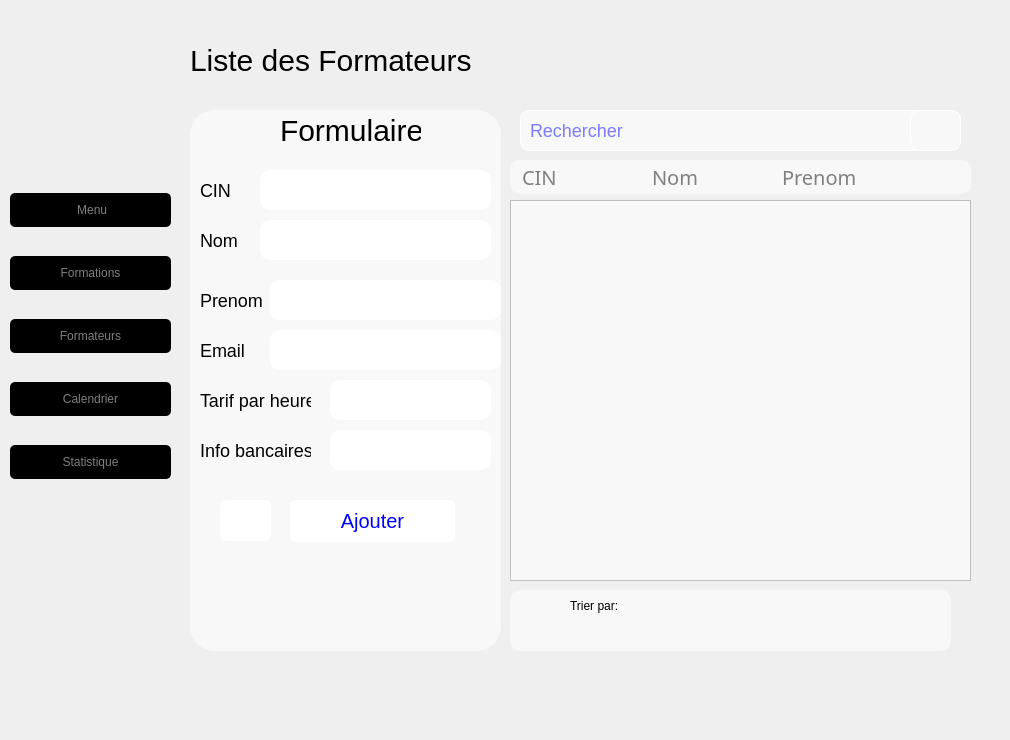
    <widget class="QWidget" name="gestion_formations">
     <widget class="QLabel" name="fond_2">
      <property name="geometry">
       <rect>
        <x>0</x>
        <y>0</y>
        <width>1001</width>
        <height>731</height>
       </rect>
      </property>
      <property name="text">
       <string/>
      </property>
      <property name="pixmap">
       <pixmap resource="ressources.qrc">:/new/prefix1/icon/gestions.png</pixmap>
      </property>
     </widget>
     <widget class="QLabel" name="nomapp_2">
      <property name="geometry">
       <rect>
        <x>50</x>
        <y>60</y>
        <width>111</width>
        <height>31</height>
       </rect>
      </property>
      <property name="text">
       <string/>
      </property>
      <property name="pixmap">
       <pixmap resource="ressources.qrc">:/new/prefix1/icon/appname.png</pixmap>
      </property>
     </widget>
     <widget class="QWidget" name="verticalLayoutWidget_6">
      <property name="geometry">
       <rect>
        <x>10</x>
        <y>170</y>
        <width>161</width>
        <height>332</height>
       </rect>
      </property>
      <layout class="QVBoxLayout" name="sidebar4">
       <item>
        <widget class="QPushButton" name="retour_m_formations">
         <property name="styleSheet">
          <string notr="true">QPushButton {
	background-color: #000000;
	    color: grey;
    padding: 10px 20px;
    border: none;
    border-radius: 5px;
    font-size: 12px;
 font-family: &quot;Berlin Sans FB&quot;, sans-serif; 
}

QPushButton:hover {
 	color:white;	
	background:#1F1F1F;

}

QPushButton:pressed {
background-color: #2f2f2f;
 	color:white;	
}</string>
         </property>
         <property name="text">
          <string> Menu</string>
         </property>
         <property name="icon">
          <iconset resource="ressources.qrc">
           <normaloff>:/new/prefix1/icon/accueil.png</normaloff>:/new/prefix1/icon/accueil.png</iconset>
         </property>
         <property name="iconSize">
          <size>
           <width>20</width>
           <height>30</height>
          </size>
         </property>
        </widget>
       </item>
       <item>
        <widget class="QPushButton" name="Foramationslist">
         <property name="styleSheet">
          <string notr="true">QPushButton {
	background-color: #000000;
	    color: grey;
    padding: 10px 20px;
    border: none;
    border-radius: 5px;
    font-size: 12px;
 font-family: &quot;Berlin Sans FB&quot;, sans-serif; 
}

QPushButton:hover {
 	color:white;	
	background:#1F1F1F;

}

QPushButton:pressed {
background-color: #2f2f2f;
 	color:white;	
}</string>
         </property>
         <property name="text">
          <string>Formations</string>
         </property>
         <property name="icon">
          <iconset resource="ressources.qrc">
           <normaloff>:/new/prefix1/icon/seo.png</normaloff>:/new/prefix1/icon/seo.png</iconset>
         </property>
         <property name="iconSize">
          <size>
           <width>30</width>
           <height>30</height>
          </size>
         </property>
        </widget>
       </item>
       <item>
        <widget class="QPushButton" name="formateurlist">
         <property name="styleSheet">
          <string notr="true">QPushButton {
	background-color: #000000;
	    color: grey;
    padding: 10px 20px;
    border: none;
    border-radius: 5px;
    font-size: 12px;
 font-family: &quot;Berlin Sans FB&quot;, sans-serif; 
}

QPushButton:hover {
 	color:white;	
	background:#1F1F1F;

}

QPushButton:pressed {
background-color: #2f2f2f;
 	color:white;	
}</string>
         </property>
         <property name="text">
          <string>Formateurs</string>
         </property>
         <property name="icon">
          <iconset resource="ressources.qrc">
           <normaloff>:/new/prefix1/icon/seo.png</normaloff>:/new/prefix1/icon/seo.png</iconset>
         </property>
         <property name="iconSize">
          <size>
           <width>30</width>
           <height>30</height>
          </size>
         </property>
        </widget>
       </item>
       <item>
        <widget class="QPushButton" name="calendrierformations">
         <property name="styleSheet">
          <string notr="true">QPushButton {
	background-color: #000000;
	    color: grey;
    padding: 10px 20px;
    border: none;
    border-radius: 5px;
    font-size: 12px;
 font-family: &quot;Berlin Sans FB&quot;, sans-serif; 
}

QPushButton:hover {
 	color:white;	
	background:#1F1F1F;

}

QPushButton:pressed {
background-color: #2f2f2f;
 	color:white;	
}</string>
         </property>
         <property name="text">
          <string>Calendrier</string>
         </property>
         <property name="icon">
          <iconset resource="ressources.qrc">
           <normaloff>:/new/prefix1/icon/calendrier.png</normaloff>:/new/prefix1/icon/calendrier.png</iconset>
         </property>
         <property name="iconSize">
          <size>
           <width>30</width>
           <height>30</height>
          </size>
         </property>
        </widget>
       </item>
       <item>
        <widget class="QPushButton" name="statformation">
         <property name="styleSheet">
          <string notr="true">QPushButton {
	background-color: #000000;
	    color: grey;
    padding: 10px 20px;
    border: none;
    border-radius: 5px;
    font-size: 12px;
 font-family: &quot;Berlin Sans FB&quot;, sans-serif; 
}

QPushButton:hover {
 	color:white;	
	background:#1F1F1F;

}

QPushButton:pressed {
background-color: #2f2f2f;
 	color:white;	
}</string>
         </property>
         <property name="text">
          <string>Statistique</string>
         </property>
         <property name="icon">
          <iconset resource="ressources.qrc">
           <normaloff>:/new/prefix1/icon/statistiques.png</normaloff>:/new/prefix1/icon/statistiques.png</iconset>
         </property>
         <property name="iconSize">
          <size>
           <width>30</width>
           <height>30</height>
          </size>
         </property>
        </widget>
       </item>
      </layout>
     </widget>
     <widget class="QStackedWidget" name="fenetre_formations">
      <property name="geometry">
       <rect>
        <x>180</x>
        <y>20</y>
        <width>811</width>
        <height>691</height>
       </rect>
      </property>
      <property name="currentIndex">
       <number>1</number>
      </property>
      <widget class="QWidget" name="listformations"/>
      <widget class="QWidget" name="listformateurs">
       <widget class="QLineEdit" name="quoi_4">
        <property name="geometry">
         <rect>
          <x>340</x>
          <y>90</y>
          <width>441</width>
          <height>41</height>
         </rect>
        </property>
        <property name="styleSheet">
         <string notr="true">QLineEdit {
	background-color: #F8F8F8;
	    color: blue;
    border: 1px solid white;
    border-radius: 10px;
    padding: 7px; 
    selection-background-color: #6dae84;
    font-size: 18px; 
}

QLineEdit:focus {
    border: 1px solid #FFFFFF;
}
QlineEdit:hover{
border: 1px solid #6dae84;
}</string>
        </property>
        <property name="text">
         <string/>
        </property>
        <property name="placeholderText">
         <string extracomment="nom de l'utilisateur">Rechercher</string>
        </property>
       </widget>
       <widget class="QPushButton" name="recherchr_4">
        <property name="geometry">
         <rect>
          <x>730</x>
          <y>90</y>
          <width>51</width>
          <height>41</height>
         </rect>
        </property>
        <property name="styleSheet">
         <string notr="true">QPushButton {
    
	background-color: #F8F8F8;
	    color: blue;
    padding: 10px 20px;
    border: 1px solid white;
    border-radius: 10px;
    font-size: 20px;
 font-family: &quot;Berlin Sans FB&quot;, sans-serif; 
}

QPushButton:hover {
   	background-color: #F8F8F8;
    color: grey;

}

QPushButton:pressed {
background-color: #EDF1F6;
    color: black;
}</string>
        </property>
        <property name="text">
         <string/>
        </property>
        <property name="icon">
         <iconset resource="ressources.qrc">
          <normaloff>:/new/prefix1/icon/chercher.png</normaloff>:/new/prefix1/icon/chercher.png</iconset>
        </property>
        <property name="iconSize">
         <size>
          <width>20</width>
          <height>20</height>
         </size>
        </property>
       </widget>
       <widget class="QScrollArea" name="scrollArea_4">
        <property name="geometry">
         <rect>
          <x>330</x>
          <y>180</y>
          <width>461</width>
          <height>381</height>
         </rect>
        </property>
        <property name="styleSheet">
         <string notr="true">  	background-color: #F8F8F8; font-family: &quot;Berlin Sans FB&quot;, sans-serif; </string>
        </property>
        <property name="widgetResizable">
         <bool>true</bool>
        </property>
        <widget class="QWidget" name="scrollAreaWidgetContents_4">
         <property name="geometry">
          <rect>
           <x>0</x>
           <y>0</y>
           <width>459</width>
           <height>379</height>
          </rect>
         </property>
        </widget>
       </widget>
       <widget class="QLabel" name="label_93">
        <property name="geometry">
         <rect>
          <x>330</x>
          <y>140</y>
          <width>171</width>
          <height>34</height>
         </rect>
        </property>
        <property name="font">
         <font>
          <family>Berlin Sans FB</family>
          <pointsize>-1</pointsize>
          <weight>50</weight>
          <bold>false</bold>
         </font>
        </property>
        <property name="styleSheet">
         <string notr="true">  	background-color: #F8F8F8;
    color: grey;
    font-size: 20px;
   border-radius: 10px;
    padding: 7px;  font-family: &quot;Berlin Sans FB&quot;, sans-serif; </string>
        </property>
        <property name="text">
         <string>CIN</string>
        </property>
       </widget>
       <widget class="QLabel" name="label_95">
        <property name="geometry">
         <rect>
          <x>460</x>
          <y>140</y>
          <width>191</width>
          <height>34</height>
         </rect>
        </property>
        <property name="font">
         <font>
          <family>Berlin Sans FB</family>
          <pointsize>-1</pointsize>
          <weight>50</weight>
          <bold>false</bold>
         </font>
        </property>
        <property name="styleSheet">
         <string notr="true">  	background-color: #F8F8F8;
    color: grey;
    font-size: 20px;
 font-family: &quot;Berlin Sans FB&quot;, sans-serif; 
   border-radius: 10px;
    padding: 7px; </string>
        </property>
        <property name="text">
         <string>Nom</string>
        </property>
       </widget>
       <widget class="QLabel" name="label_71">
        <property name="geometry">
         <rect>
          <x>10</x>
          <y>20</y>
          <width>311</width>
          <height>41</height>
         </rect>
        </property>
        <property name="styleSheet">
         <string notr="true">    font-family: 'Berlin Sans FB', sans-serif;
    font-size: 30px;</string>
        </property>
        <property name="text">
         <string>Liste des Formateurs</string>
        </property>
       </widget>
       <widget class="QLabel" name="label_72">
        <property name="geometry">
         <rect>
          <x>350</x>
          <y>570</y>
          <width>31</width>
          <height>31</height>
         </rect>
        </property>
        <property name="text">
         <string/>
        </property>
        <property name="pixmap">
         <pixmap resource="ressources.qrc">:/new/prefix1/icon/reglages.png</pixmap>
        </property>
       </widget>
       <widget class="QLabel" name="label_96">
        <property name="geometry">
         <rect>
          <x>390</x>
          <y>570</y>
          <width>81</width>
          <height>31</height>
         </rect>
        </property>
        <property name="styleSheet">
         <string notr="true">	    color: blue;
    font-size: 20px;
 font-family: &quot;Berlin Sans FB&quot;, sans-serif; 
  color: grey;\n    font-size: 20px;\n    padding: 7px; \n font-family: &quot;Berlin Sans FB&quot;, sans-serif; </string>
        </property>
        <property name="text">
         <string>Trier par:</string>
        </property>
       </widget>
       <widget class="QLabel" name="label_97">
        <property name="geometry">
         <rect>
          <x>590</x>
          <y>140</y>
          <width>201</width>
          <height>34</height>
         </rect>
        </property>
        <property name="font">
         <font>
          <family>Berlin Sans FB</family>
          <pointsize>-1</pointsize>
          <weight>50</weight>
          <bold>false</bold>
         </font>
        </property>
        <property name="styleSheet">
         <string notr="true">  	background-color: #F8F8F8;
    color: grey;
    font-size: 20px;
   border-radius: 10px;
    padding: 7px;  font-family: &quot;Berlin Sans FB&quot;, sans-serif; </string>
        </property>
        <property name="text">
         <string>Prenom</string>
        </property>
       </widget>
       <widget class="QLabel" name="label_98">
        <property name="geometry">
         <rect>
          <x>330</x>
          <y>570</y>
          <width>441</width>
          <height>61</height>
         </rect>
        </property>
        <property name="font">
         <font>
          <family>Berlin Sans FB</family>
          <pointsize>-1</pointsize>
          <weight>75</weight>
          <bold>true</bold>
         </font>
        </property>
        <property name="styleSheet">
         <string notr="true">  	background-color: #F8F8F8;
    color: grey;
    font-size: 20px;
   border-radius: 10px;
    padding: 7px;  font-family: &quot;Berlin Sans FB&quot;, sans-serif; </string>
        </property>
        <property name="text">
         <string/>
        </property>
       </widget>
       <widget class="QGroupBox" name="groupBox_8">
        <property name="geometry">
         <rect>
          <x>10</x>
          <y>90</y>
          <width>311</width>
          <height>541</height>
         </rect>
        </property>
        <property name="font">
         <font>
          <family>Berlin Sans FB</family>
          <pointsize>-1</pointsize>
         </font>
        </property>
        <property name="styleSheet">
         <string notr="true">    QGroupBox{
border-radius: 25px; /* Rayon des coins arrondis */ 
   border: 2px solid #F8F8F8;
    font-family: 'Berlin Sans FB', sans-serif;
    font-size: 30px;
  	background-color: #F8F8F8;
}

</string>
        </property>
        <property name="title">
         <string/>
        </property>
        <widget class="QLabel" name="label_109">
         <property name="geometry">
          <rect>
           <x>90</x>
           <y>0</y>
           <width>141</width>
           <height>41</height>
          </rect>
         </property>
         <property name="styleSheet">
          <string notr="true">    font-family: 'Berlin Sans FB', sans-serif;
    font-size: 30px;</string>
         </property>
         <property name="text">
          <string>Formulaire</string>
         </property>
        </widget>
        <widget class="QLabel" name="label_110">
         <property name="geometry">
          <rect>
           <x>10</x>
           <y>60</y>
           <width>108</width>
           <height>40</height>
          </rect>
         </property>
         <property name="styleSheet">
          <string notr="true">QLabel {
    font-family: 'Berlin Sans FB', sans-serif;
    font-size: 18px;
}
</string>
         </property>
         <property name="text">
          <string>CIN</string>
         </property>
        </widget>
        <widget class="QLabel" name="label_111">
         <property name="geometry">
          <rect>
           <x>10</x>
           <y>110</y>
           <width>108</width>
           <height>40</height>
          </rect>
         </property>
         <property name="styleSheet">
          <string notr="true">QLabel {
    font-family: 'Berlin Sans FB', sans-serif;
    font-size: 18px;
}
</string>
         </property>
         <property name="text">
          <string>Nom</string>
         </property>
        </widget>
        <widget class="QLabel" name="label_112">
         <property name="geometry">
          <rect>
           <x>10</x>
           <y>170</y>
           <width>108</width>
           <height>40</height>
          </rect>
         </property>
         <property name="styleSheet">
          <string notr="true">QLabel {
    font-family: 'Berlin Sans FB', sans-serif;
    font-size: 18px;
}
</string>
         </property>
         <property name="text">
          <string>Prenom</string>
         </property>
        </widget>
        <widget class="QLabel" name="label_113">
         <property name="geometry">
          <rect>
           <x>10</x>
           <y>220</y>
           <width>108</width>
           <height>40</height>
          </rect>
         </property>
         <property name="styleSheet">
          <string notr="true">QLabel {
    font-family: 'Berlin Sans FB', sans-serif;
    font-size: 18px;
}
</string>
         </property>
         <property name="text">
          <string>Email</string>
         </property>
        </widget>
        <widget class="QLabel" name="label_114">
         <property name="geometry">
          <rect>
           <x>10</x>
           <y>270</y>
           <width>111</width>
           <height>40</height>
          </rect>
         </property>
         <property name="styleSheet">
          <string notr="true">QLabel {
    font-family: 'Berlin Sans FB', sans-serif;
    font-size: 18px;
}
</string>
         </property>
         <property name="text">
          <string>Tarif par heure</string>
         </property>
        </widget>
        <widget class="QLabel" name="label_115">
         <property name="geometry">
          <rect>
           <x>10</x>
           <y>320</y>
           <width>111</width>
           <height>40</height>
          </rect>
         </property>
         <property name="styleSheet">
          <string notr="true">QLabel {
    font-family: 'Berlin Sans FB', sans-serif;
    font-size: 18px;
}
</string>
         </property>
         <property name="text">
          <string>Info bancaires</string>
         </property>
        </widget>
        <widget class="QLineEdit" name="statut_8">
         <property name="geometry">
          <rect>
           <x>70</x>
           <y>60</y>
           <width>231</width>
           <height>40</height>
          </rect>
         </property>
         <property name="styleSheet">
          <string notr="true">QLineEdit {
    background-color: white;
    color: black;
    border: 1px solid white;
    border-radius: 10px;
    padding: 7px; 
    selection-background-color: #6dae84;
    font-size: 18px; 
}

QLineEdit:focus {
    border: 1px solid #6dae84;
}
QlineEdit:hover{
border: 1px solid #6dae84;
}</string>
         </property>
        </widget>
        <widget class="QLineEdit" name="statut_10">
         <property name="geometry">
          <rect>
           <x>70</x>
           <y>110</y>
           <width>231</width>
           <height>40</height>
          </rect>
         </property>
         <property name="styleSheet">
          <string notr="true">QLineEdit {
    background-color: white;
    color: black;
    border: 1px solid white;
    border-radius: 10px;
    padding: 7px; 
    selection-background-color: #6dae84;
    font-size: 18px; 
}

QLineEdit:focus {
    border: 1px solid #6dae84;
}
QlineEdit:hover{
border: 1px solid #6dae84;
}</string>
         </property>
        </widget>
        <widget class="QLineEdit" name="statut_11">
         <property name="geometry">
          <rect>
           <x>80</x>
           <y>170</y>
           <width>231</width>
           <height>40</height>
          </rect>
         </property>
         <property name="styleSheet">
          <string notr="true">QLineEdit {
    background-color: white;
    color: black;
    border: 1px solid white;
    border-radius: 10px;
    padding: 7px; 
    selection-background-color: #6dae84;
    font-size: 18px; 
}

QLineEdit:focus {
    border: 1px solid #6dae84;
}
QlineEdit:hover{
border: 1px solid #6dae84;
}</string>
         </property>
        </widget>
        <widget class="QLineEdit" name="statut_12">
         <property name="geometry">
          <rect>
           <x>80</x>
           <y>220</y>
           <width>231</width>
           <height>40</height>
          </rect>
         </property>
         <property name="styleSheet">
          <string notr="true">QLineEdit {
    background-color: white;
    color: black;
    border: 1px solid white;
    border-radius: 10px;
    padding: 7px; 
    selection-background-color: #6dae84;
    font-size: 18px; 
}

QLineEdit:focus {
    border: 1px solid #6dae84;
}
QlineEdit:hover{
border: 1px solid #6dae84;
}</string>
         </property>
        </widget>
        <widget class="QLineEdit" name="statut_13">
         <property name="geometry">
          <rect>
           <x>140</x>
           <y>270</y>
           <width>161</width>
           <height>40</height>
          </rect>
         </property>
         <property name="styleSheet">
          <string notr="true">QLineEdit {
    background-color: white;
    color: black;
    border: 1px solid white;
    border-radius: 10px;
    padding: 7px; 
    selection-background-color: #6dae84;
    font-size: 18px; 
}

QLineEdit:focus {
    border: 1px solid #6dae84;
}
QlineEdit:hover{
border: 1px solid #6dae84;
}</string>
         </property>
        </widget>
        <widget class="QLineEdit" name="statut_14">
         <property name="geometry">
          <rect>
           <x>140</x>
           <y>320</y>
           <width>161</width>
           <height>40</height>
          </rect>
         </property>
         <property name="styleSheet">
          <string notr="true">QLineEdit {
    background-color: white;
    color: black;
    border: 1px solid white;
    border-radius: 10px;
    padding: 7px; 
    selection-background-color: #6dae84;
    font-size: 18px; 
}

QLineEdit:focus {
    border: 1px solid #6dae84;
}
QlineEdit:hover{
border: 1px solid #6dae84;
}</string>
         </property>
        </widget>
        <widget class="QPushButton" name="pushButton_14">
         <property name="geometry">
          <rect>
           <x>100</x>
           <y>390</y>
           <width>165</width>
           <height>42</height>
          </rect>
         </property>
         <property name="styleSheet">
          <string notr="true">QPushButton {
    
	background-color: #FFFFFF;
	    color: blue;
    padding: 10px 20px;
    border: none;
    border-radius: 5px;
    font-size: 20px;
 font-family: &quot;Berlin Sans FB&quot;, sans-serif; 
}

QPushButton:hover {
background-color: #EDF1F6;
    color: grey;

}

QPushButton:pressed {
background-color: #EDF1F6;
    color: black;
}</string>
         </property>
         <property name="text">
          <string>Ajouter</string>
         </property>
         <property name="icon">
          <iconset resource="ressources.qrc">
           <normaloff>:/new/prefix1/icon/bouton-ajouter.png</normaloff>:/new/prefix1/icon/bouton-ajouter.png</iconset>
         </property>
         <property name="iconSize">
          <size>
           <width>20</width>
           <height>20</height>
          </size>
         </property>
        </widget>
        <widget class="QPushButton" name="vider_5">
         <property name="geometry">
          <rect>
           <x>30</x>
           <y>390</y>
           <width>51</width>
           <height>41</height>
          </rect>
         </property>
         <property name="styleSheet">
          <string notr="true">QPushButton {
    
	background-color: #FFFFFF;
	    color: blue;
    padding: 10px 20px;
    border: none;
    border-radius: 5px;
    font-size: 20px;
 font-family: &quot;Berlin Sans FB&quot;, sans-serif; 
}

QPushButton:hover {
background-color: #EDF1F6;
    color: grey;

}

QPushButton:pressed {
background-color: #EDF1F6;
    color: black;
}</string>
         </property>
         <property name="text">
          <string/>
         </property>
         <property name="icon">
          <iconset resource="ressources.qrc">
           <normaloff>:/new/prefix1/icon/gomme.png</normaloff>:/new/prefix1/icon/gomme.png</iconset>
         </property>
         <property name="iconSize">
          <size>
           <width>20</width>
           <height>20</height>
          </size>
         </property>
        </widget>
       </widget>
       <widget class="QPushButton" name="out_menu_11">
        <property name="geometry">
         <rect>
          <x>720</x>
          <y>10</y>
          <width>61</width>
          <height>61</height>
         </rect>
        </property>
        <property name="styleSheet">
         <string notr="true">QPushButton {
    
	background-color: none;
	    color: blue;
    padding: 10px 20px;
    border: none;
    border-radius: 5px;
    font-size: 20px;
 font-family: &quot;Berlin Sans FB&quot;, sans-serif; 
}

QPushButton:hover {
   	background-color: #F8F8F8;
    color: grey;

}

QPushButton:pressed {
background-color: #EDF1F6;
    color: black;
}</string>
        </property>
        <property name="text">
         <string/>
        </property>
        <property name="icon">
         <iconset resource="ressources.qrc">
          <normaloff>:/new/prefix1/icon/imprimante.png</normaloff>:/new/prefix1/icon/imprimante.png</iconset>
        </property>
        <property name="iconSize">
         <size>
          <width>40</width>
          <height>40</height>
         </size>
        </property>
        <property name="shortcut">
         <string notr="true"/>
        </property>
       </widget>
       <widget class="QPushButton" name="out_menu_6">
        <property name="geometry">
         <rect>
          <x>660</x>
          <y>10</y>
          <width>61</width>
          <height>61</height>
         </rect>
        </property>
        <property name="styleSheet">
         <string notr="true">QPushButton {
    
	background-color: none;
	    color: blue;
    padding: 10px 20px;
    border: none;
    border-radius: 5px;
    font-size: 20px;
 font-family: &quot;Berlin Sans FB&quot;, sans-serif; 
}

QPushButton:hover {
   	background-color: #F8F8F8;
    color: grey;

}

QPushButton:pressed {
background-color: #EDF1F6;
    color: black;
}</string>
        </property>
        <property name="text">
         <string/>
        </property>
        <property name="icon">
         <iconset resource="ressources.qrc">
          <normaloff>:/new/prefix1/icon/fichier-pdf.png</normaloff>:/new/prefix1/icon/fichier-pdf.png</iconset>
        </property>
        <property name="iconSize">
         <size>
          <width>40</width>
          <height>40</height>
         </size>
        </property>
        <property name="shortcut">
         <string notr="true"/>
        </property>
       </widget>
       <widget class="QPushButton" name="out_menu_10">
        <property name="geometry">
         <rect>
          <x>600</x>
          <y>10</y>
          <width>61</width>
          <height>61</height>
         </rect>
        </property>
        <property name="styleSheet">
         <string notr="true">QPushButton {
    
	background-color: none;
	    color: blue;
    padding: 10px 20px;
    border: none;
    border-radius: 5px;
    font-size: 20px;
 font-family: &quot;Berlin Sans FB&quot;, sans-serif; 
}

QPushButton:hover {
   	background-color: #F8F8F8;
    color: grey;

}

QPushButton:pressed {
background-color: #EDF1F6;
    color: black;
}</string>
        </property>
        <property name="text">
         <string/>
        </property>
        <property name="icon">
         <iconset resource="ressources.qrc">
          <normaloff>:/new/prefix1/icon/xls.png</normaloff>:/new/prefix1/icon/xls.png</iconset>
        </property>
        <property name="iconSize">
         <size>
          <width>40</width>
          <height>40</height>
         </size>
        </property>
        <property name="shortcut">
         <string notr="true"/>
        </property>
       </widget>
       <zorder>label_98</zorder>
       <zorder>quoi_4</zorder>
       <zorder>recherchr_4</zorder>
       <zorder>scrollArea_4</zorder>
       <zorder>label_93</zorder>
       <zorder>label_95</zorder>
       <zorder>label_71</zorder>
       <zorder>label_72</zorder>
       <zorder>label_96</zorder>
       <zorder>label_97</zorder>
       <zorder>groupBox_8</zorder>
       <zorder>out_menu_11</zorder>
       <zorder>out_menu_6</zorder>
       <zorder>out_menu_10</zorder>
      </widget>
      <widget class="QWidget" name="calender_p_2">
       <widget class="QCalendarWidget" name="calendarWidget_4">
        <property name="geometry">
         <rect>
          <x>300</x>
          <y>110</y>
          <width>501</width>
          <height>411</height>
         </rect>
        </property>
        <property name="styleSheet">
         <string notr="true"/>
        </property>
       </widget>
      </widget>
      <widget class="QWidget" name="statp_entrepreneurs_2"/>
     </widget>
    </widget>
